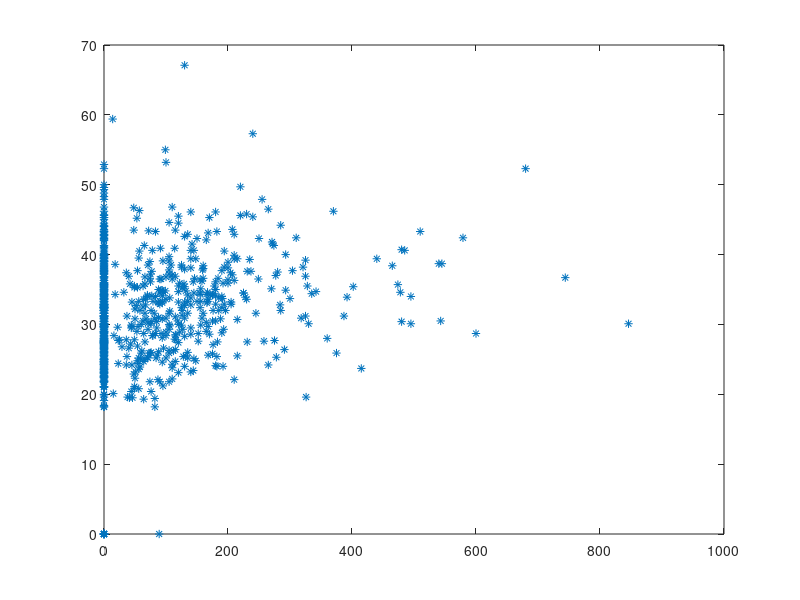

Recreate this plot in MATLAB. (Note: this script raises an error after producing the figure.)
clc;
clear all;
close all;
dataset=load("naive3.csv");
Insulin=dataset(:,1);
BMI=dataset(:,2);
Outcome=dataset(:,3);
X=[Insulin,BMI];
y=Outcome;
plot(Insulin,BMI,'*')
figure;
%feature scaling
stand_Insulin = (Insulin - mean(Insulin))/std(Insulin);
Insulin = stand_Insulin;
stand_BMI = (BMI - mean(BMI))/std(BMI);
BMI= stand_BMI;
classification_model = fitcnb(X,y); 
cv = cvpartition(classification_model.NumObservations, 'HoldOut', 0.2);
dataTrain=dataset(training(cv),:);
dataTest=dataset(test(cv),:);
predictionsTest = predict(classification_model,dataTest(:,[1,2]));
predictionsTrain = predict(classification_model,dataTrain(:,[1,2]));
accuracy_for_trainingset=sum(dataTrain(:,3)==predictionsTrain)/length(predictionsTrain)
accuracy_for_testset=sum(dataTest(:,3)==predictionsTest)/length(predictionsTest)
labels = unique(Outcome);
classifier_name = 'Naive Bayes (Training)';
Insulin_range = min(dataTrain(:,1))-1:0.01:max(dataTrain(:,1))+1;
BMI_range = min(dataTrain(:,2))-1:0.01:max(dataTrain(:,2))+1;
[xx1, xx2] = meshgrid(Insulin_range,BMI_range);
XGrid = [xx1(:) xx2(:)];
predictions_meshgrid = predict(classification_model,XGrid);
gscatter(xx1(:), xx2(:), predictions_meshgrid,'rgb');
hold on
Insulin_train=dataTrain(:,1);
BMI_train=dataTrain(:,2);
Y = ismember(dataTrain(:,3),0);
scatter(Insulin_train(Y),BMI_train(Y), 'o' , 'MarkerEdgeColor', 'black', 'MarkerFaceColor', 'red');
scatter(Insulin_train(~Y),BMI_train(~Y) , 'o' , 'MarkerEdgeColor', 'black', 'MarkerFaceColor', 'green');
xlabel('Insulin');
ylabel('BMI');
title(classifier_name);
legend off, axis tight
legend('0','1','Location',[0.45,0.01,0.45,0.05],'Orientation','Horizontal');
hold off
figure;
labels = unique(Outcome);
classifier_name = 'Naive Bayes (Testing)';
Insulin_range = min(dataTrain(:,1))-1:0.01:max(dataTrain(:,1))+1;
BMI_range = min(dataTrain(:,2))-1:0.01:max(dataTrain(:,2))+1;
[xx1, xx2] = meshgrid(Insulin_range,BMI_range);
XGrid = [xx1(:) xx2(:)];
predictions_meshgrid = predict(classification_model,XGrid);
gscatter(xx1(:), xx2(:), predictions_meshgrid,'rgb');
hold on
Y = ismember(dataTest(:,3),0);
Insulin_test=dataTest(:,1);
BMI_test=dataTest(:,2);
scatter(Insulin_test(Y),BMI_test(Y), 'o' , 'MarkerEdgeColor', 'black', 'MarkerFaceColor', 'red');
scatter(Insulin_test(~Y),BMI_test(~Y) , 'o' , 'MarkerEdgeColor', 'black', 'MarkerFaceColor', 'green');
xlabel('Insulin');
ylabel('BMI');
title(classifier_name);
legend off,axis tight
legend('0','1','Location',[0.45,0.01,0.45,0.05],'Orientation','Horizontal');
hold off